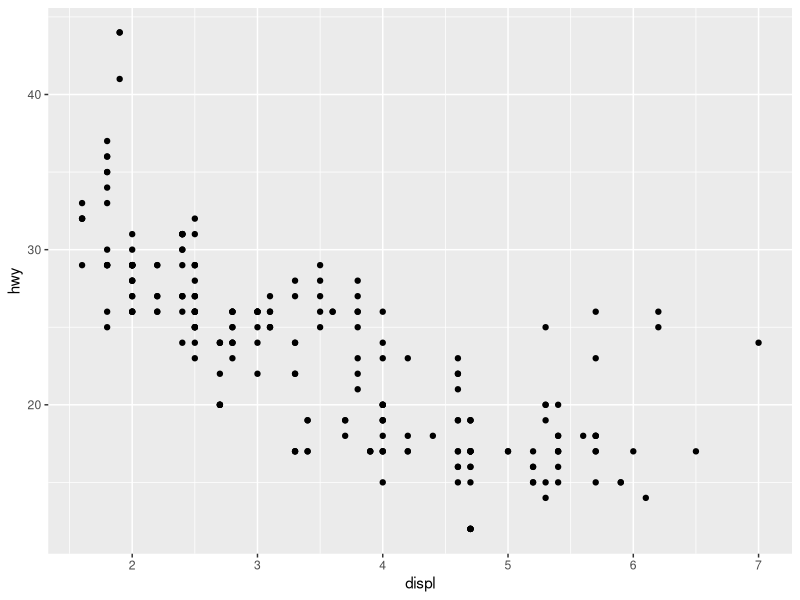
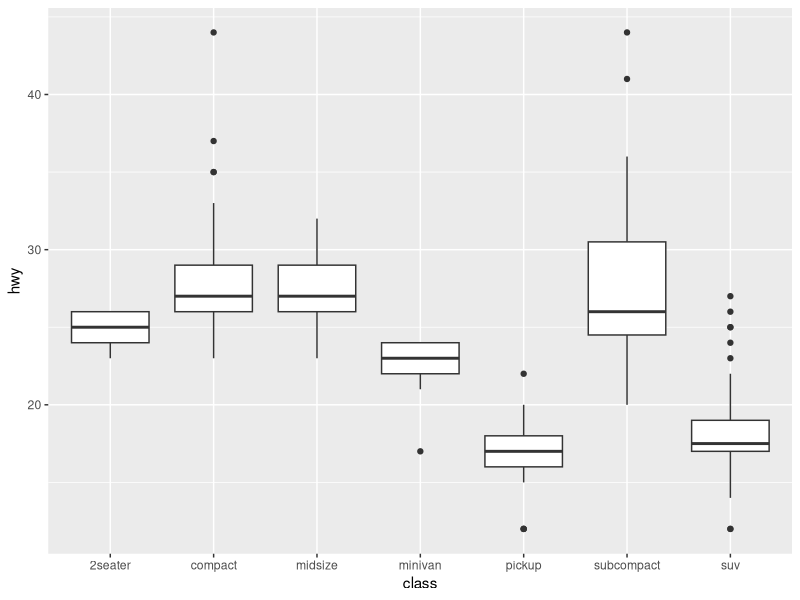
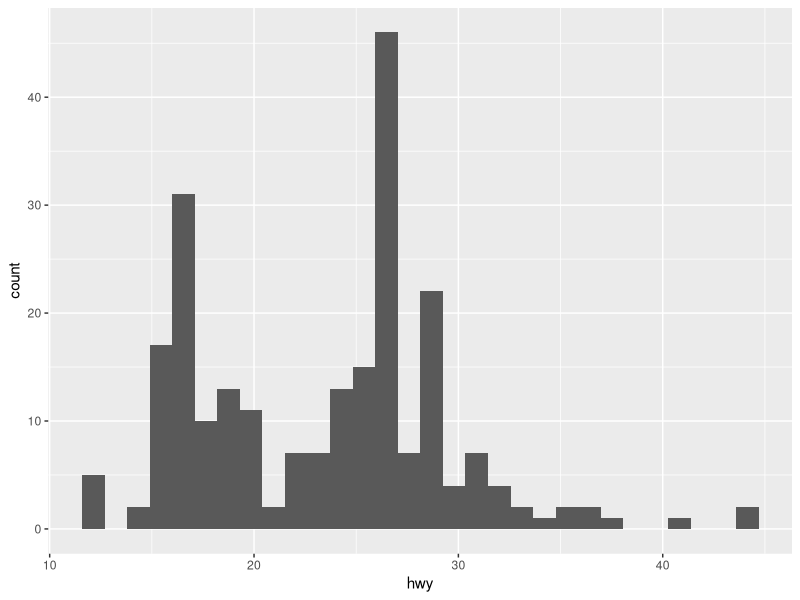
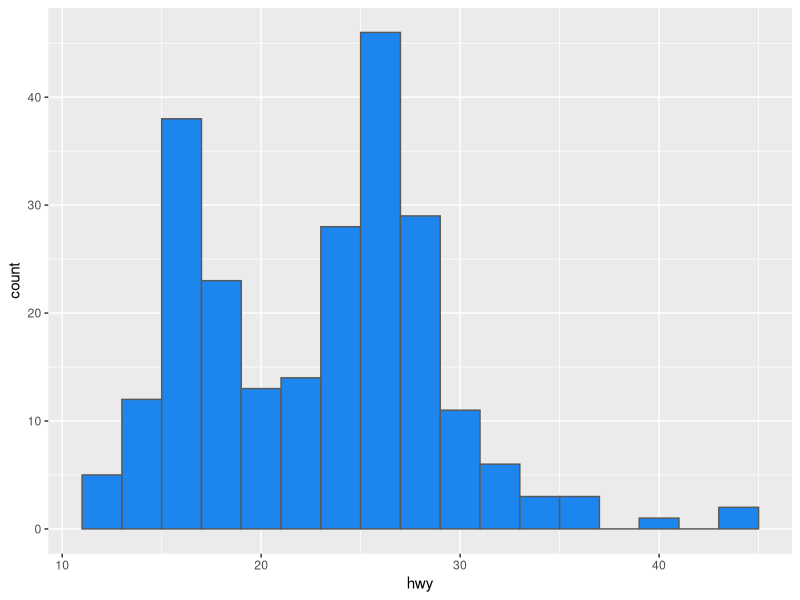
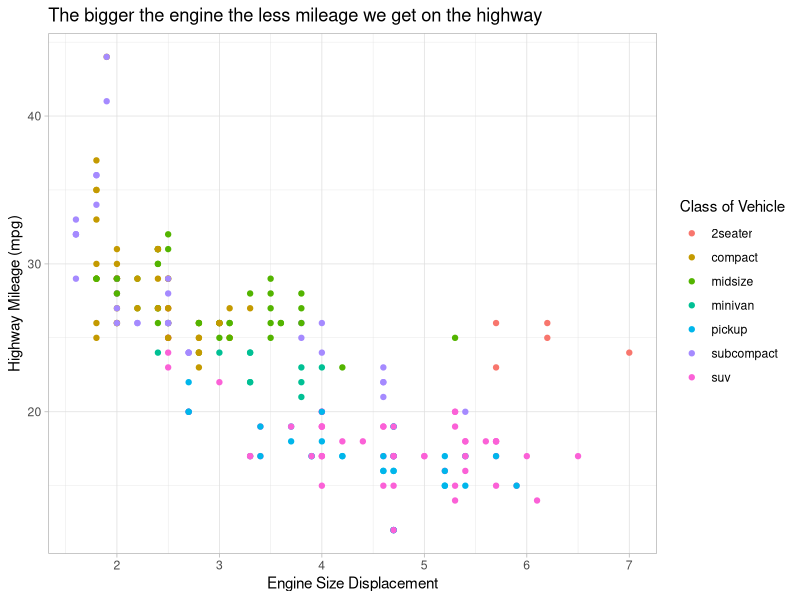
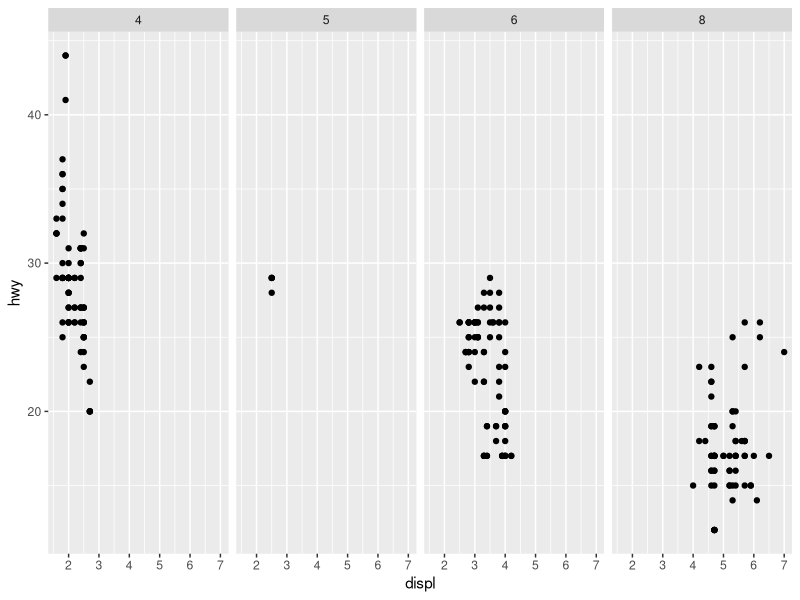
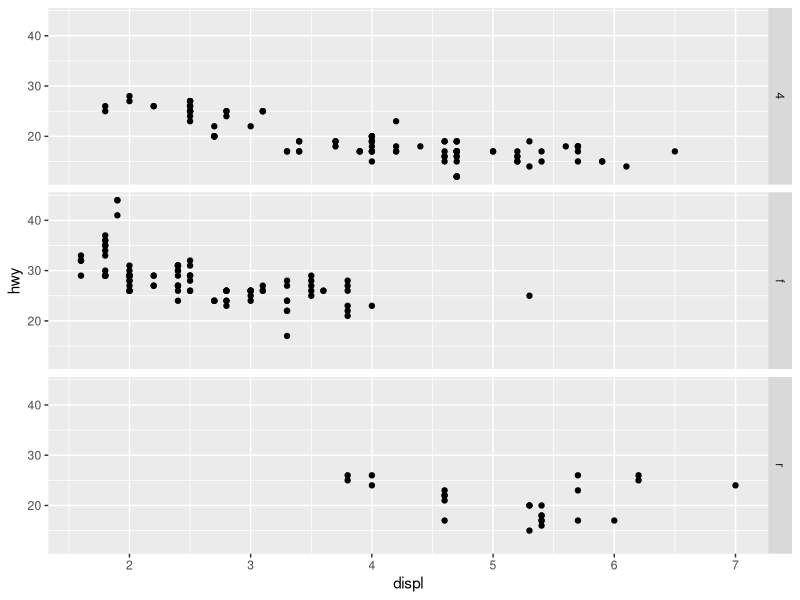
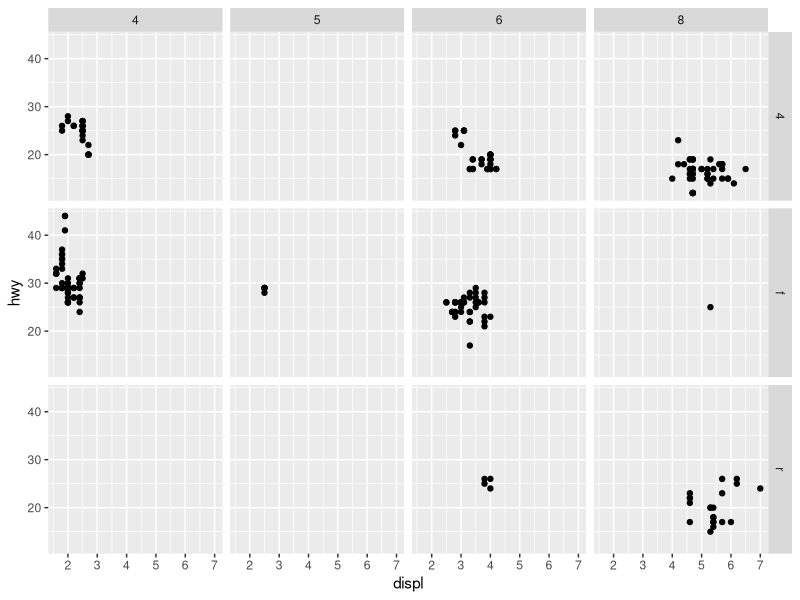

The R source for these figures, in order:
## ---- chunk 1
#| label: setup
#| include: false
library(tidyverse)
## ---- chunk 2
mpg
## ---- chunk 3
ggplot(data=mpg) +
  geom_point(aes(x = displ,
                 y = hwy))
## ---- chunk 4
ggplot(data = mpg) +
  geom_boxplot(mapping = aes(x = class, y = hwy))
## ---- chunk 5
ggplot(data = mpg) +
  geom_histogram(mapping = aes(x = hwy))
## ---- chunk 6
ggplot(data = mpg) +
  geom_histogram(mapping = aes(x = hwy),
                 binwidth = 2,
                 fill = "dodgerblue2",
                 color = "grey35")
## ---- chunk 7
ggplot(data = mpg) +
  geom_point(mapping = aes(x = displ, y = hwy, 
                           color = class)) +
  labs(x = "Engine Size Displacement",
       y = "Highway Mileage (mpg)",
       color = "Class of Vehicle",
       title = "The bigger the engine the less mileage we get on the highway") +
  theme_light()
## ---- chunk 8
# Makes a plot that the commands below will modify
q <- ggplot(mpg) + geom_point(aes(x = displ, y = hwy))

q + facet_grid(. ~ cyl)
# Makes one row, four columns by cyl
q + facet_grid(drv ~ .)
# Makes three rows, one columnc but drv
q + facet_grid(drv ~ cyl)
# Makes three rows by drv, four columns by cyl
q + facet_wrap(~ class)
# Makes a graph for each value in class
## ---- chunk 9

ggplot (data = mpg) +
  geom_bar(aes(x = class,
               fill = drv),
           position = "dodge") +
  labs(x = "Class of Vehicle",
       y = "Number of Vehicles",
       fill = "Type of Drive") +
  theme_classic()
## ---- chunk 10
#| label: plot with hwy class
ggplot(mpg, aes(displ, hwy)) + 
  geom_point(aes(color = class)) +
  geom_smooth(color = "black", se = FALSE, method = "lm") 


##  ggsave("example.jpg", width = 6, height = 4)
